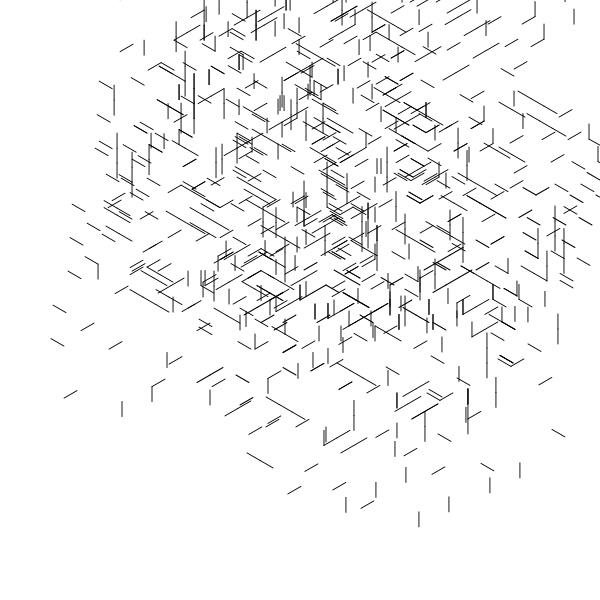
Frame 1 (no input)
Frame 60 (no input): identical to frame 1, image omitted
Frame 120 (the mouse pressed at the canvas centre since frame 60): identical to frame 1, image omitted

The p5.js sketch that drew this single still picture (run headless with seeded random() and noise() and a simulated clock; from frame 60 on, the mouse is pressed at the canvas centre):

// p5.js sketch
// ── sketch.js

// Point = P, Rectangle = R, line = F, Line*4 = D
// You can play around with length, angle, strokeweight, colors,...

let premise = 'FA';
  let rules = {
    F: 'FffA-ffFffAF',
    A: 'Fff-ffF+AffFFA',
  }
let bigRule;


let length = 50;
let angle = 60;

function setup() {
  createCanvas(600, 600);
  angleMode(DEGREES);
  bigRule = resolveRules(premise, rules, 3);
  print(bigRule);
  
}

function draw() {
  background('white');
  stroke('black');
  strokeWeight(3);
  //noFill();
  translate(width / 2, height / 2);
  rotate(-90);
  scale(0.3);

  drawShape(bigRule);
   // angle += 1;
  // length += 0.1;
}

function resolveRules(startRule, rules, depth) {
  let endRule = '';
  for (let currentLetter of startRule) {
    if (currentLetter in rules) {
      endRule += rules[currentLetter];
    } else {
      endRule += currentLetter;
    }
  }
  if (depth >= 1) {
    endRule = resolveRules(endRule, rules, depth - 1);
  }
  return endRule;
}


function drawShape(rule)  {
  for (let c of rule) {
    if (c === 'F') {
      line(0, 0, length, 0);
      translate(length, 0);
    } else if (c === 'R') {
      rect(0, 0, length, length);
      translate(length, 0);
    } else if (c === 'P') {
      point(0, 0);
      translate(length/2, 0);
    } else if (c === 'D') {
      line(0, 0, length * 4, 0);
      translate(length*4, 0);
    } else if (c === 'f') {
      translate(0, length, 0);
    } else if (c === '+') {
      rotate(angle);
    } else if (c === '-') {
      rotate(-angle);
    } else if (c === '[') {
      push();
    } else if (c === ']') {
      pop();
    } else if (c === '>') {
      scale(1.2);
    } else if (c === '<') {
      scale(0.8);
   
    }
  }
}
